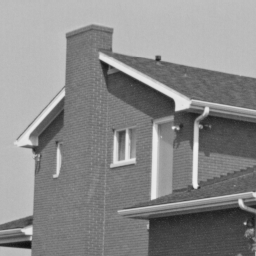
%> input picture Project2/hw2_6_a_1_original_image.png, 256 x 256 px
$ octave hw6_a_step2.m   (GNU Octave 9; MATLAB toolbox functions it lacks are replaced by stand-ins)
%> lines starting %> are read from the running program, lines starting %| are printed output that depends on the picture
clear all
close all

I=imread('hw2_6_a_1_original_image.png');%0-255
%> I is the input picture: size 256x256 uint8; min 16, max 239, mean 138
g=imread('hw2_6_a_2_add_noise.png');%0-255
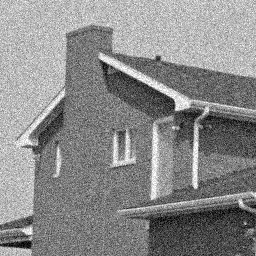
%> input picture Project2/hw2_6_a_2_add_noise.png, 256 x 256 px
%> g is the input picture: size 256x256 uint8; min 0, max 255, mean 137.9
Io=imread('hw2_6_a_3_after_gaussian.png');%0-255
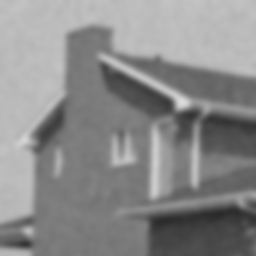
%> input picture Project2/hw2_6_a_3_after_gaussian.png, 256 x 256 px
%> Io is the input picture: size 256x256 uint8; min 42, max 220, mean 137.9
square_dis_add_noise=0;
square_dis_gaussian=0;
I=double(I);
%> I: size 256x256 double
I=I/255;
g=double(g);
%> g: size 256x256 double
g=g/255;
Io=double(Io);
%> Io: size 256x256 double
Io=Io/255;


for x=1:size(I,1)
    for y=1:size(I,2)
        square_dis_add_noise=square_dis_add_noise+255*(g(x,y)-I(x,y))*255*(g(x,y)-I(x,y));
        square_dis_gaussian=square_dis_gaussian+255*(Io(x,y)-I(x,y))*255*(Io(x,y)-I(x,y));
    end
end
%> after the loop, square_dis_add_noise = 26057337; square_dis_gaussian = 14079293

display('The mean square distance after adding noise is ');
square_dis_add_noise/(size(g,1)*size(g,2))
%> ans = 397.6

display('The mean square distance after gaussian filtering is ');
square_dis_gaussian/(size(Io,1)*size(Io,2))
%> ans = 214.8


% The mean square distance after adding noise is
%
% ans =
%
%   397.6034
%
% The mean square distance after gaussian filtering is
%
% ans =
%
%   214.8330
